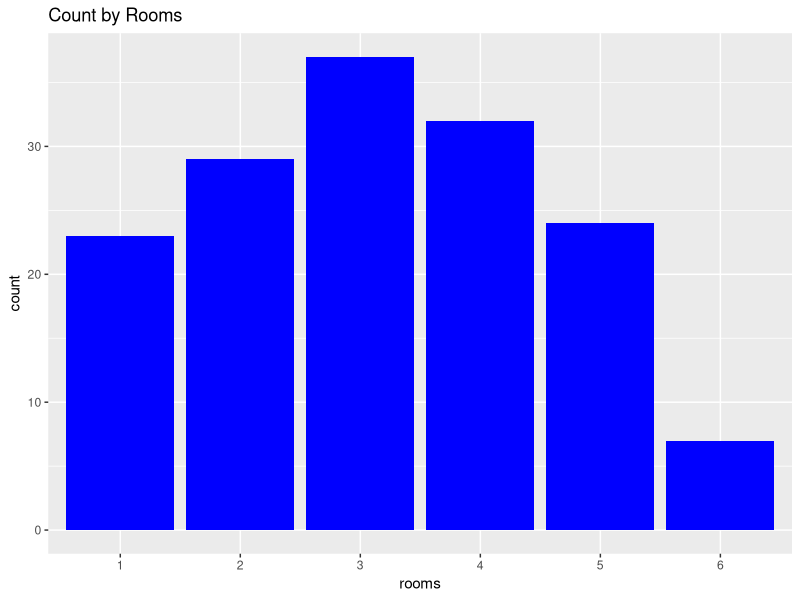
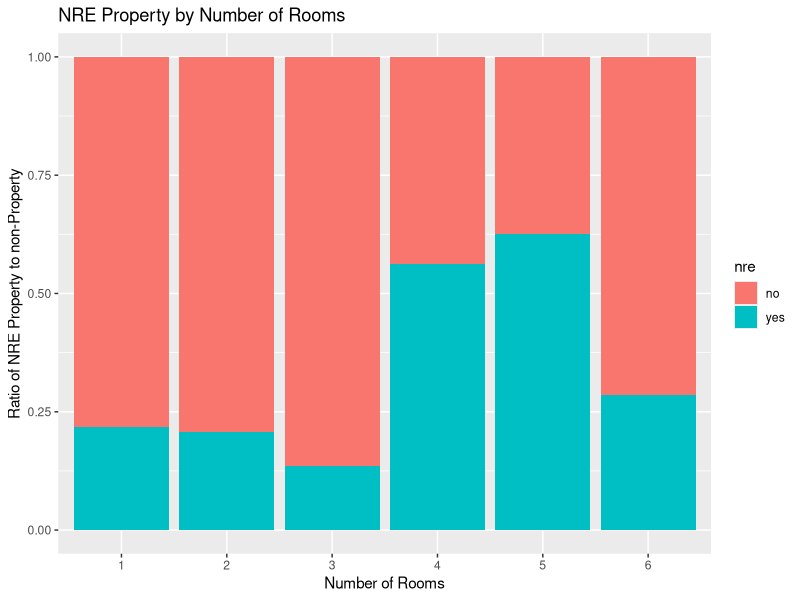
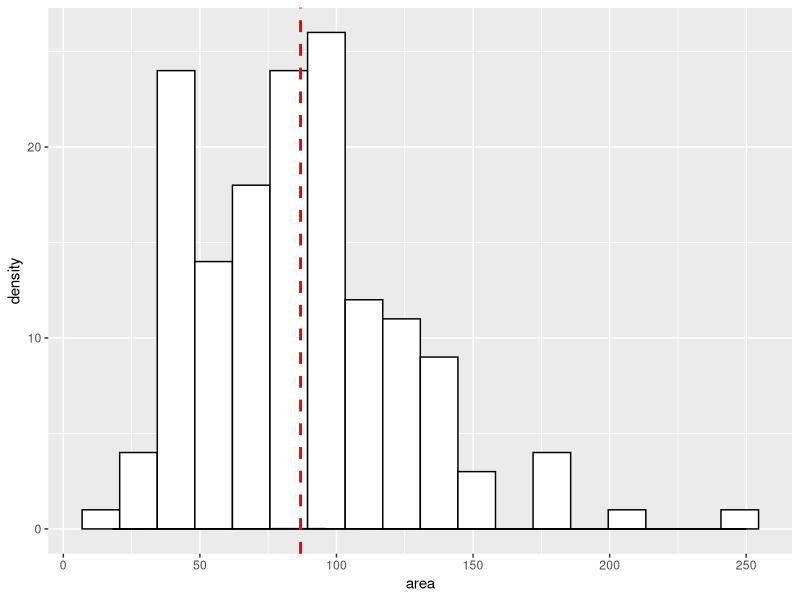
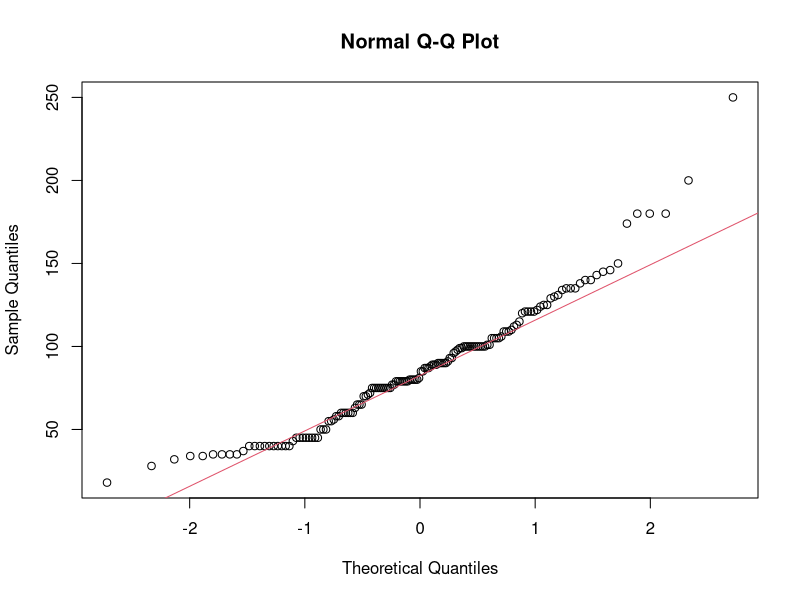
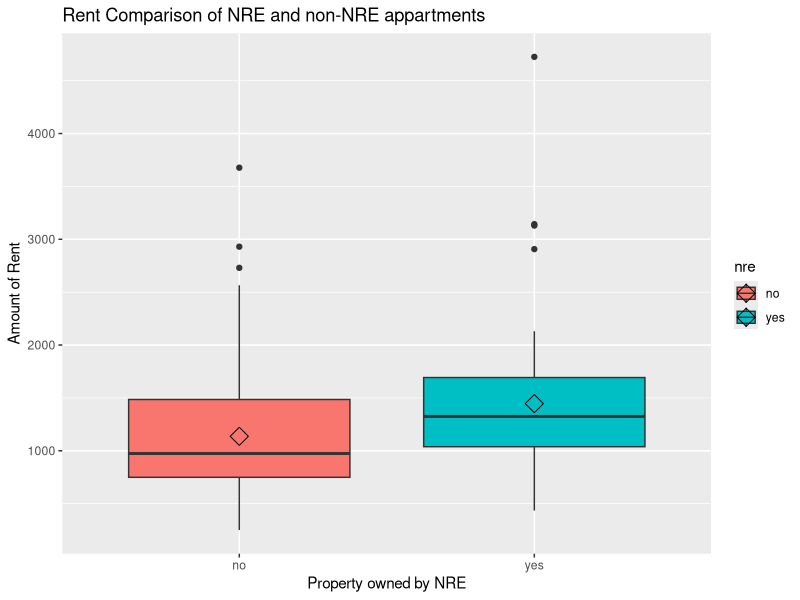
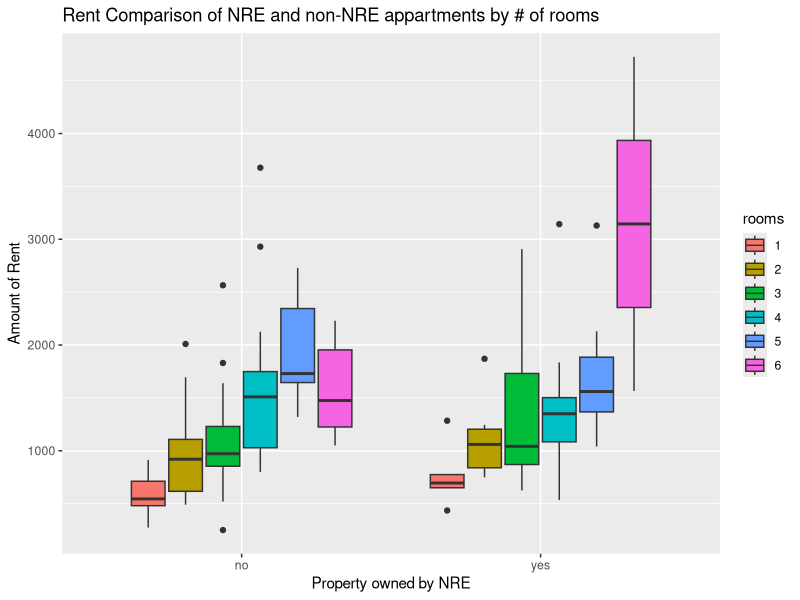
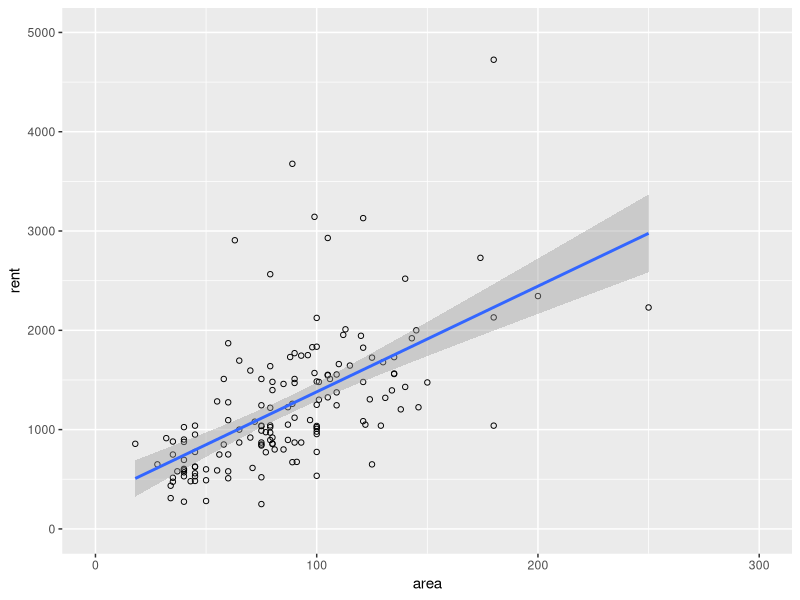
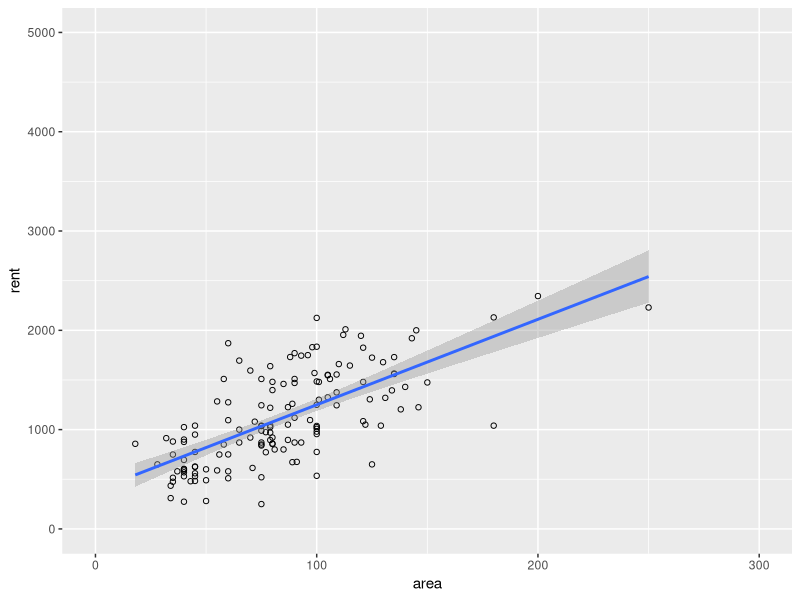

R code for these plots, in order:
## ---- chunk 1
library("dplyr")
library("ggplot2")
## ---- chunk 2
housingrents <- read.csv("./Data/housingrents.csv",sep=";")
## ---- chunk 3
str(housingrents)
## ---- chunk 4
summary(housingrents)
## ---- chunk 5
housingrents <- mutate(housingrents, rooms = factor(rooms), 
  nre = factor(nre,levels=c(0,1),labels=c("no","yes")))
## ---- chunk 6
ggplot(data=housingrents, aes(x=rooms,label=rooms))  +
  geom_bar(fill="blue") + 
  ggtitle("Count by Rooms") 
## ---- chunk 7
rooms2nre <- xtabs(~rooms+nre, data=housingrents)
rooms2nre <- prop.table(rooms2nre,1)
ggplot(data.frame(rooms2nre), aes(x=rooms, y=Freq, fill=nre)) + 
  geom_bar(stat="identity") + 
  xlab("Number of Rooms") + 
  ylab("Ratio of NRE Property to non-Property") + 
  ggtitle("NRE Property by Number of Rooms") 
## ---- chunk 8
addmargins(prop.table(rooms2nre,1))
## ---- chunk 9
#Calculate binwidth based on the Freedman-Diaconis rule
bw <- diff(range(housingrents$area)) / (2 * IQR(housingrents$area) /
  length(housingrents$area)^(1/3))
#Plot the histogram
ggplot(housingrents, aes(x = area)) + 
  geom_histogram(binwidth = bw,colour="black", fill="white")  + 
  geom_density(alpha=.2) + 
  geom_density(alpha=.5, fill="#FF6666") +
  geom_vline(aes(xintercept=mean(area, na.rm=T)),
  color="red", linetype="dashed", size=1)
## ---- chunk 10
qqnorm(housingrents$area)
qqline(housingrents$area, col = 2)
## ---- chunk 11
ggplot(housingrents,aes(y=rent,x=nre, fill=nre)) +  
  geom_boxplot()  + 
  xlab("Property owned by NRE") + 
  ylab("Amount of Rent") + 
  ggtitle("Rent Comparison of NRE and non-NRE appartments") +
  stat_summary(fun.y=mean, geom="point", shape=5, size=4) 
## ---- chunk 12
select(housingrents,rent,nre) %>% 
  group_by(nre) %>% 
  summarise(mean = mean(rent), median = median(rent))
## ---- chunk 13
ggplot(housingrents,aes(y=rent,x=nre, fill=rooms)) +  
  geom_boxplot()  + 
  xlab("Property owned by NRE") + 
  ylab("Amount of Rent") + 
  ggtitle("Rent Comparison of NRE and non-NRE appartments by # of rooms") 

select(housingrents,rent,nre,rooms) %>% 
  group_by(nre,rooms) %>% 
  summarise(mean = mean(rent), median = median(rent))
## ---- chunk 14
ggplot(housingrents, aes(x=area, y=rent)) +
    geom_point(shape=1) +  geom_smooth(method=lm) +
    ylim(0, 5000) + 
    xlim(0,300)

## ---- chunk 15
filter(housingrents, rent > 2500)
## ---- chunk 16
ggplot(filter(housingrents, rent <= 2500 ), aes(x=area, y=rent)) +
     geom_point(shape=1) +  geom_smooth(method=lm) +
    ylim(0, 5000) + 
    xlim(0,300)
## ---- chunk 17
#Create new variable rps (rent per squre meter)
housingrents <- mutate(housingrents,rps = rent/area)
ggplot(housingrents,aes(y=rps,x=nre, fill=nre)) +  
  geom_boxplot()  +
  stat_summary(fun.y=mean, geom="point", shape=1, size=4) + 
  xlab("Property owned by NRE") + 
  ylab("Rent per square meter") + 
  ggtitle("Rent per square meter Comparison of NRE and non-NRE appartments") 
## ---- chunk 18
select(housingrents,rps,nre) %>% 
  group_by(nre) %>% 
  summarise(mean = mean(rps), median = median(rps) )
